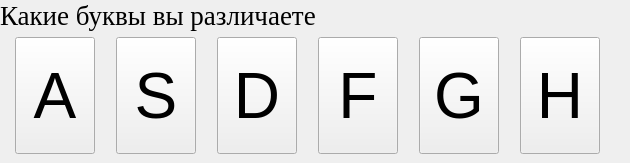
     <widget class="QWidget" name="tab_7">
      <attribute name="title">
       <string>Борт Знаки</string>
      </attribute>
      <widget class="QWidget" name="layoutWidget_2">
       <property name="geometry">
        <rect>
         <x>0</x>
         <y>0</y>
         <width>621</width>
         <height>154</height>
        </rect>
       </property>
       <layout class="QVBoxLayout" name="verticalLayout_2">
        <item>
         <widget class="QLabel" name="label_9">
          <property name="font">
           <font>
            <family>Times New Roman</family>
            <pointsize>20</pointsize>
           </font>
          </property>
          <property name="text">
           <string>Какие буквы вы различаете</string>
          </property>
         </widget>
        </item>
        <item>
         <layout class="QGridLayout" name="gridLayout_5">
          <item row="1" column="0">
           <widget class="QPushButton" name="pushButton_48">
            <property name="enabled">
             <bool>true</bool>
            </property>
            <property name="sizePolicy">
             <sizepolicy hsizetype="Fixed" vsizetype="Expanding">
              <horstretch>7</horstretch>
              <verstretch>0</verstretch>
             </sizepolicy>
            </property>
            <property name="font">
             <font>
              <pointsize>48</pointsize>
             </font>
            </property>
            <property name="whatsThis">
             <string>&lt;html&gt;&lt;head/&gt;&lt;body&gt;&lt;p&gt;1233&lt;/p&gt;&lt;/body&gt;&lt;/html&gt;</string>
            </property>
            <property name="text">
             <string>A</string>
            </property>
            <property name="checkable">
             <bool>false</bool>
            </property>
           </widget>
          </item>
          <item row="1" column="4">
           <widget class="QPushButton" name="pushButton_49">
            <property name="enabled">
             <bool>true</bool>
            </property>
            <property name="sizePolicy">
             <sizepolicy hsizetype="Fixed" vsizetype="Expanding">
              <horstretch>7</horstretch>
              <verstretch>0</verstretch>
             </sizepolicy>
            </property>
            <property name="font">
             <font>
              <pointsize>48</pointsize>
             </font>
            </property>
            <property name="text">
             <string>G</string>
            </property>
            <property name="checkable">
             <bool>false</bool>
            </property>
           </widget>
          </item>
          <item row="1" column="2">
           <widget class="QPushButton" name="pushButton_50">
            <property name="enabled">
             <bool>true</bool>
            </property>
            <property name="sizePolicy">
             <sizepolicy hsizetype="Fixed" vsizetype="Expanding">
              <horstretch>7</horstretch>
              <verstretch>0</verstretch>
             </sizepolicy>
            </property>
            <property name="font">
             <font>
              <pointsize>48</pointsize>
             </font>
            </property>
            <property name="text">
             <string>D</string>
            </property>
            <property name="checkable">
             <bool>false</bool>
            </property>
           </widget>
          </item>
          <item row="1" column="1">
           <widget class="QPushButton" name="pushButton_51">
            <property name="enabled">
             <bool>true</bool>
            </property>
            <property name="sizePolicy">
             <sizepolicy hsizetype="Fixed" vsizetype="Expanding">
              <horstretch>7</horstretch>
              <verstretch>0</verstretch>
             </sizepolicy>
            </property>
            <property name="font">
             <font>
              <pointsize>48</pointsize>
             </font>
            </property>
            <property name="text">
             <string>S</string>
            </property>
            <property name="checkable">
             <bool>false</bool>
            </property>
           </widget>
          </item>
          <item row="1" column="3">
           <widget class="QPushButton" name="pushButton_52">
            <property name="enabled">
             <bool>true</bool>
            </property>
            <property name="sizePolicy">
             <sizepolicy hsizetype="Fixed" vsizetype="Expanding">
              <horstretch>7</horstretch>
              <verstretch>0</verstretch>
             </sizepolicy>
            </property>
            <property name="font">
             <font>
              <pointsize>48</pointsize>
             </font>
            </property>
            <property name="text">
             <string>F</string>
            </property>
            <property name="checkable">
             <bool>false</bool>
            </property>
           </widget>
          </item>
          <item row="1" column="5">
           <widget class="QPushButton" name="pushButton_53">
            <property name="sizePolicy">
             <sizepolicy hsizetype="Fixed" vsizetype="Expanding">
              <horstretch>7</horstretch>
              <verstretch>0</verstretch>
             </sizepolicy>
            </property>
            <property name="font">
             <font>
              <pointsize>48</pointsize>
             </font>
            </property>
            <property name="text">
             <string>H</string>
            </property>
           </widget>
          </item>
         </layout>
        </item>
       </layout>
      </widget>
     </widget>
